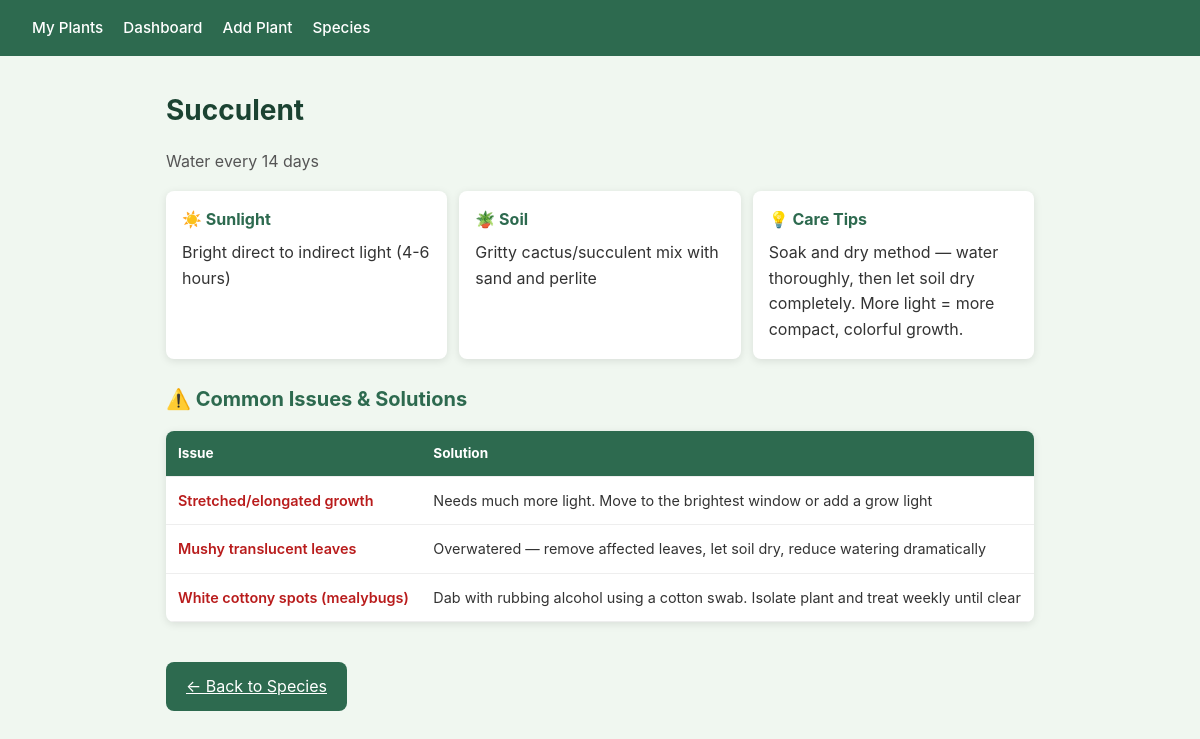
Screenshot of /species/7 with the database file from the repository.
### app/models.py (models this page shows)
class Species(db.Model):
    id = db.Column(db.Integer, primary_key=True)
    name = db.Column(db.String(100), unique=True, nullable=False)
    watering_interval_days = db.Column(db.Integer, nullable=False)
    sunlight = db.Column(db.String(100))
    soil_type = db.Column(db.String(200))
    common_issues = db.Column(db.Text)
    care_tips = db.Column(db.Text)
    plants = db.relationship("Plant", backref="species", lazy=True)
    issues = db.relationship("SpeciesIssue", backref="species", lazy=True)

class SpeciesIssue(db.Model):
    id = db.Column(db.Integer, primary_key=True)
    species_id = db.Column(db.Integer, db.ForeignKey("species.id"), nullable=False)
    issue = db.Column(db.String(200), nullable=False)
    solution = db.Column(db.Text, nullable=False)

### app/routes.py (the view)
@main.route("/species/<int:species_id>")
def species_detail(species_id):
    species = Species.query.get_or_404(species_id)
    return render_template("species_detail.html", species=species)

### app/templates/species_detail.html
{% extends "base.html" %}
{% block content %}
<h1>{{ species.name }}</h1>
<p class="subtitle">Water every {{ species.watering_interval_days }} days</p>
<div class="care-grid">
    {% if species.sunlight %}
    <div class="care-card">
        <h3>☀️ Sunlight</h3>
        <p>{{ species.sunlight }}</p>
    </div>
    {% endif %}
    {% if species.soil_type %}
    <div class="care-card">
        <h3>🪴 Soil</h3>
        <p>{{ species.soil_type }}</p>
    </div>
    {% endif %}
    {% if species.care_tips %}
    <div class="care-card">
        <h3>💡 Care Tips</h3>
        <p>{{ species.care_tips }}</p>
    </div>
    {% endif %}
</div>
{% if species.issues %}
<h2>⚠️ Common Issues &amp; Solutions</h2>
<table class="issues-table">
    <thead>
        <tr>
            <th>Issue</th>
            <th>Solution</th>
        </tr>
    </thead>
    <tbody>
        {% for item in species.issues %}
        <tr>
            <td class="issue-cell">{{ item.issue }}</td>
            <td>{{ item.solution }}</td>
        </tr>
        {% endfor %}
    </tbody>
</table>
{% endif %}
<a href="{{ url_for('main.manage_species') }}" class="btn">← Back to Species</a>
{% endblock %}

### app/static/style.css (style rules this page uses)
* { box-sizing: border-box; margin: 0; padding: 0; }
body { font-family: -apple-system, BlinkMacSystemFont, "Segoe UI", Roboto, sans-serif; background: #f0f7f0; color: #333; line-height: 1.6; -webkit-text-size-adjust: 100%; }
h1 { margin-bottom: 1rem; color: #1b4332; font-size: 1.5rem; }
h2 { margin: 1.5rem 0 1rem; color: #2d6a4f; font-size: 1.25rem; }
table { width: 100%; border-collapse: collapse; background: white; border-radius: 8px; overflow: hidden; box-shadow: 0 2px 8px rgba(0, 0, 0, 0.1); }
th, td { padding: 0.75rem 0.75rem; text-align: left; border-bottom: 1px solid #eee; }
th { background: #2d6a4f; color: white; font-size: 0.85rem; }
.subtitle { color: #555; margin-bottom: 1rem; font-size: 1rem; }
.care-grid { display: grid; grid-template-columns: 1fr; gap: 0.75rem; margin-bottom: 1.5rem; }
.care-card { background: white; border-radius: 8px; padding: 1rem; box-shadow: 0 2px 8px rgba(0, 0, 0, 0.1); }
.care-card h3 { margin-bottom: 0.5rem; color: #2d6a4f; font-size: 1rem; }
.issues-table { margin-top: 1rem; margin-bottom: 1.5rem; }
.issues-table td { vertical-align: top; font-size: 0.9rem; }
.issue-cell { font-weight: 600; color: #b91c1c; }
.btn { display: inline-block; margin-top: 1rem; padding: 0.75rem 1.25rem; background: #2d6a4f; color: white; border: none; border-radius: 8px; cursor: pointer; font-size: 1rem; -webkit-tap-highlight-color: transparent; touch-action: manipulation; }
@media (min-width: 768px) { h1 { font-size: 1.75rem; } }
@media (min-width: 768px) { .care-grid { grid-template-columns: repeat(auto-fit, minmax(280px, 1fr)); } }
@media (min-width: 768px) { .issue-cell { white-space: nowrap; } }

### rows the page displays
Species: name "Succulent", watering_interval_days "14", sunlight "Bright direct to indirect light (4-6 hours)", soil_type "Gritty cactus/succulent mix with sand and perlite", care_tips "Soak and dry method — water thoroughly, then let soil dry completely. More light = more compact, colorful growth."
SpeciesIssue: issue "Stretched/elongated growth", solution "Needs much more light. Move to the brightest window or add a grow light"
SpeciesIssue: issue "Mushy translucent leaves", solution "Overwatered — remove affected leaves, let soil dry, reduce watering dramatically"
SpeciesIssue: issue "White cottony spots (mealybugs)", solution "Dab with rubbing alcohol using a cotton swab. Isolate plant and treat weekly until clear"
